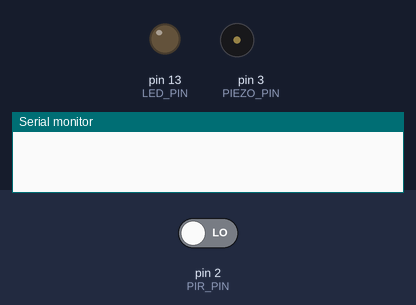
This sketch was run on a simulated Arduino Uno, built with avr-gcc and run on an emulated ATmega328P. Parts: output pins drawn as LEDs (lit = HIGH), buzzer (waves = sounding), the last lines printed to the serial monitor. Inputs (shaded band) come from the test bench; at power-on: pin 2 (PIR_PIN) LOW.

Above: at 1.2 s.
1.3 s: pin 2 (PIR_PIN) driven HIGH
At 1.55 s:
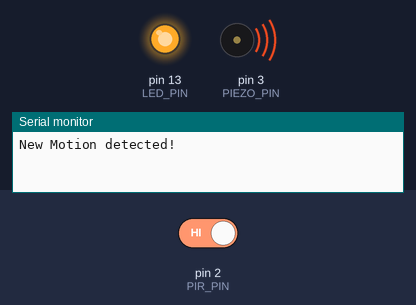
At 2.52 s:
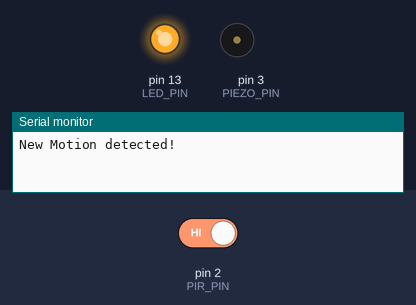
4.3 s: pin 2 (PIR_PIN) driven LOW
At 4.8 s:
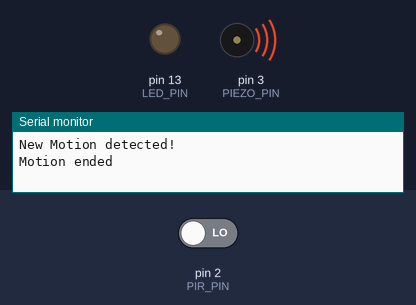
Timing chart, 0 to 7.3 s (numbered marks = the images above; inputs shaded):
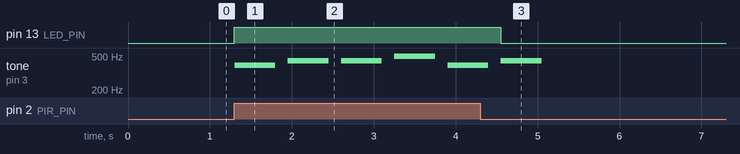

Measured:
- after the input at 1.3 s, pin 13 (LED_PIN): LOW → HIGH at once; tone on pin 3 (PIEZO_PIN): plays 392 Hz for 0.50 s, 440 Hz for 0.50 s, 440 Hz for 0.50 s, 494 Hz for 0.50 s, 392 Hz for 0.40 s, starting at once
- after the input at 4.3 s, pin 13 (LED_PIN): HIGH → LOW after 0.25 s; tone on pin 3 (PIEZO_PIN): goes on until 5.1 s, then stays silent

The sketch:

pir_sensor_modified.ino
```cpp
/*
 * Datasheet for PIR Motion sensor:
 * https://cdn-learn.adafruit.com/downloads/pdf/pir-passive-infrared-proximity-motion-sensor.pdf
 *
 * See “Sensitivity Adjustment” and “Time-Delay Adjustment at: https://lastminuteengineers.com/pir-sensor-arduino-tutorial/
 */

#include "notes.h" //import all the note frequency values from the notes.h file

//pin definitions
#define PIR_PIN 2
#define LED_PIN 13 //builtin LED
#define PIEZO_PIN 3
#define DEBUG_MODE false

//set alarm constants
#define tune_arr_len 4
const int alarm_tune[] = {NOTE_G4, NOTE_A4, NOTE_A4, NOTE_B4};
const int note_times[] = {      2,       2,       2,       2}; // note durations: 4 = quarter note, 8 = eighth note, etc. Actual time (ms) = 1000/noteTime[note_index]

//flags and variables
bool is_motion_detected = false; //to keep track of the sensor's state
bool play_alarm = false;
bool tune_finished = false;
uint16_t note_index = 0;

void setup() {
  //tell the Arduino what is connected to it
  //eg. output on the builtin LED and PIEZO_PIN, and input on PIR_PIN
  pinMode(LED_PIN, OUTPUT);
  pinMode(PIEZO_PIN, OUTPUT);
  pinMode(PIR_PIN, INPUT);

  Serial.begin(9600); //connect serial communication with computer
}

//make a block of code to play the alarm notes
void playNote() {
  if (DEBUG_MODE) {
    Serial.println("...playing note...");
  }
  //determine the time (ms) that a note should play for
  int note_duration = 1000 / note_times[note_index];

  //on the piezo pin, play the frequency, for note duration
  tone(PIEZO_PIN, alarm_tune[note_index], note_duration);

  //wait for the note duration plus a little extra...
  delay(note_duration * 1.3);

  //stop the note because its duration has past
  noTone(PIEZO_PIN);
}

void loop() {
  ////Get inputs
  if (digitalRead(PIR_PIN)) { //read the PIR motion sensor's state
    //if motion is detected...
    digitalWrite(LED_PIN, 1);

    if (is_motion_detected == false) { //if motion hasn't been detected
      Serial.println("New Motion detected!");
      is_motion_detected = true;
      play_alarm = true; //set the flag to play the alarm
      note_index = 0; //reset

    } else {
      if (DEBUG_MODE) {
        Serial.println("Old Motion...");
      }
    }

  } else {
    //if motion not detected...
    digitalWrite(LED_PIN, 0);

    if (is_motion_detected) {
      Serial.println("Motion ended");
      is_motion_detected = false;
    }
  }


  ////Do something about the inputs
  if (play_alarm) {
    if (DEBUG_MODE) {
      Serial.println(note_index);
    }
    playNote();
  }

  ////Check and update variables and flags
  note_index++; //update
  if (note_index > tune_arr_len-1) { //keep note_index within the range of the alarm tune array. (Array indexing starts at 0 going to tune_arr_len-1)
    note_index = 0;
    tune_finished = true;
  }

  if (tune_finished && !is_motion_detected) { //only tell the alarm to stop once the tune has actually finished
    //reset flags and index
    play_alarm = false;
    tune_finished = false;
    note_index = 0;
  }


}
```

notes.h
```cpp
/*************************************************

 * Public Constants (origin: https://www.arduino.cc/en/Tutorial/BuiltInExamples/toneMelody)

 *************************************************/

#define NOTE_B0  31
#define NOTE_C1  33
#define NOTE_CS1 35
#define NOTE_D1  37
#define NOTE_DS1 39
#define NOTE_E1  41
#define NOTE_F1  44
#define NOTE_FS1 46
#define NOTE_G1  49
#define NOTE_GS1 52
#define NOTE_A1  55
#define NOTE_AS1 58
#define NOTE_B1  62
#define NOTE_C2  65
#define NOTE_CS2 69
#define NOTE_D2  73
#define NOTE_DS2 78
#define NOTE_E2  82
#define NOTE_F2  87
#define NOTE_FS2 93
#define NOTE_G2  98
#define NOTE_GS2 104
#define NOTE_A2  110
#define NOTE_AS2 117
#define NOTE_B2  123
#define NOTE_C3  131
#define NOTE_CS3 139
#define NOTE_D3  147
#define NOTE_DS3 156
#define NOTE_E3  165
#define NOTE_F3  175
#define NOTE_FS3 185
#define NOTE_G3  196
#define NOTE_GS3 208
#define NOTE_A3  220
#define NOTE_AS3 233
#define NOTE_B3  247
#define NOTE_C4  262
#define NOTE_CS4 277
#define NOTE_D4  294
#define NOTE_DS4 311
#define NOTE_E4  330
#define NOTE_F4  349
#define NOTE_FS4 370
#define NOTE_G4  392
#define NOTE_GS4 415
#define NOTE_A4  440
#define NOTE_AS4 466
#define NOTE_B4  494
#define NOTE_C5  523
#define NOTE_CS5 554
#define NOTE_D5  587
#define NOTE_DS5 622
#define NOTE_E5  659
#define NOTE_F5  698
#define NOTE_FS5 740
#define NOTE_G5  784
#define NOTE_GS5 831
#define NOTE_A5  880
#define NOTE_AS5 932
#define NOTE_B5  988
#define NOTE_C6  1047
#define NOTE_CS6 1109
#define NOTE_D6  1175
#define NOTE_DS6 1245
#define NOTE_E6  1319
#define NOTE_F6  1397
#define NOTE_FS6 1480
#define NOTE_G6  1568
#define NOTE_GS6 1661
#define NOTE_A6  1760
#define NOTE_AS6 1865
#define NOTE_B6  1976
#define NOTE_C7  2093
#define NOTE_CS7 2217
#define NOTE_D7  2349
#define NOTE_DS7 2489
#define NOTE_E7  2637
#define NOTE_F7  2794
#define NOTE_FS7 2960
#define NOTE_G7  3136
#define NOTE_GS7 3322
#define NOTE_A7  3520
#define NOTE_AS7 3729
#define NOTE_B7  3951
#define NOTE_C8  4186
#define NOTE_CS8 4435
#define NOTE_D8  4699
#define NOTE_DS8 4978
```
